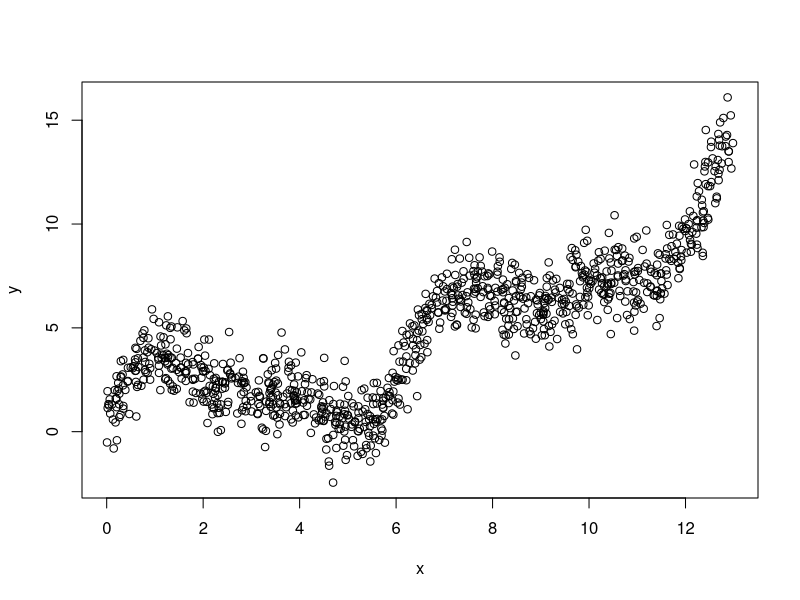
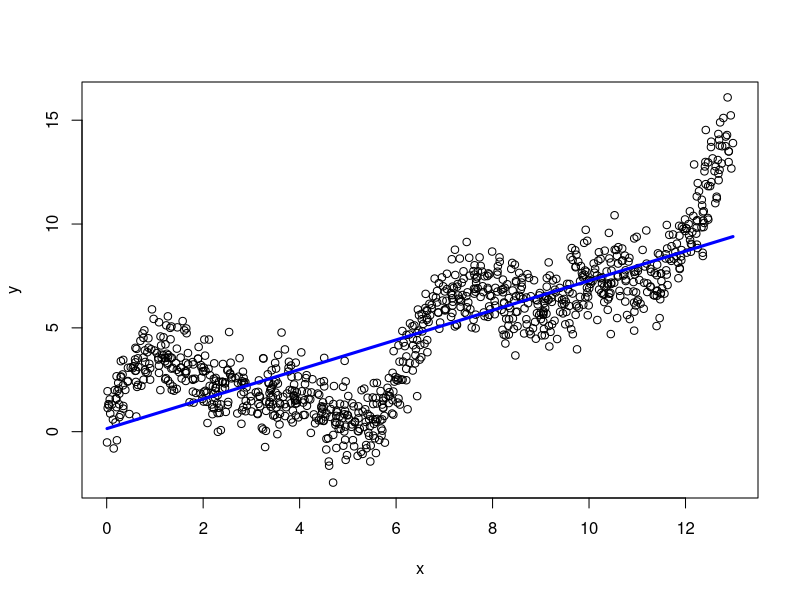
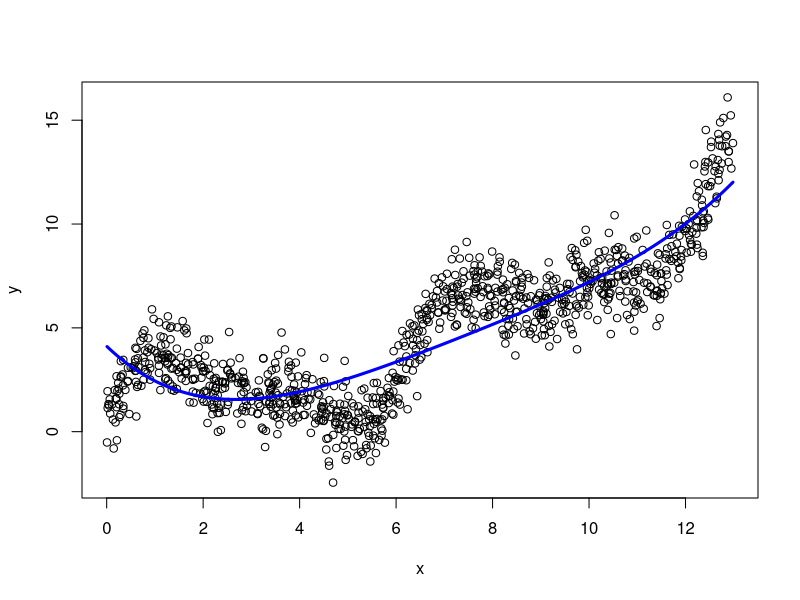
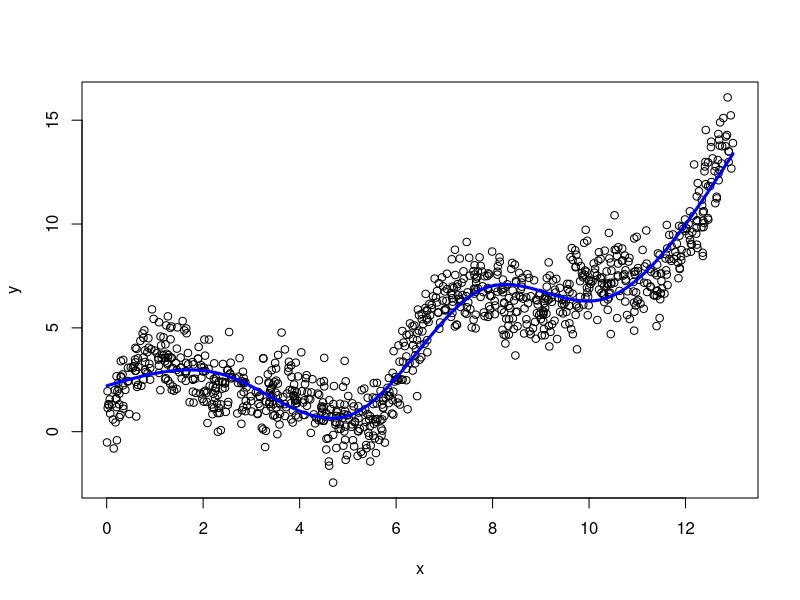
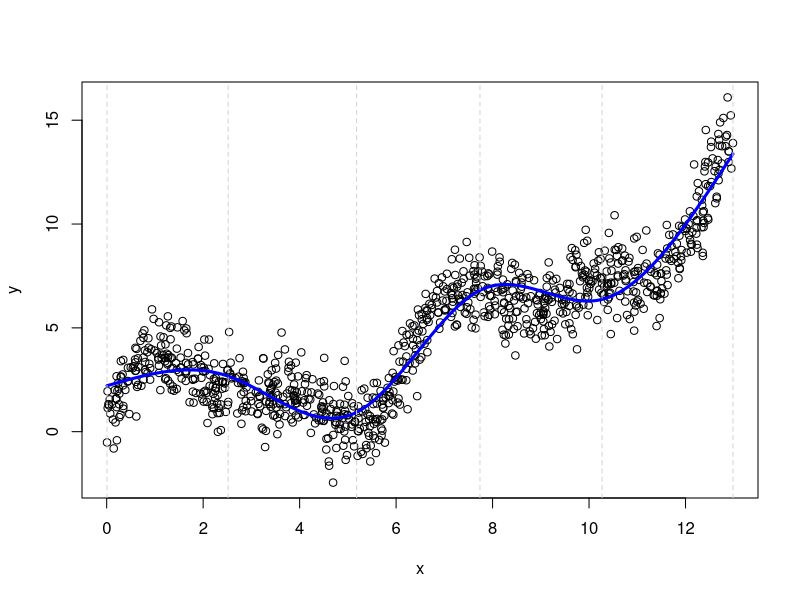
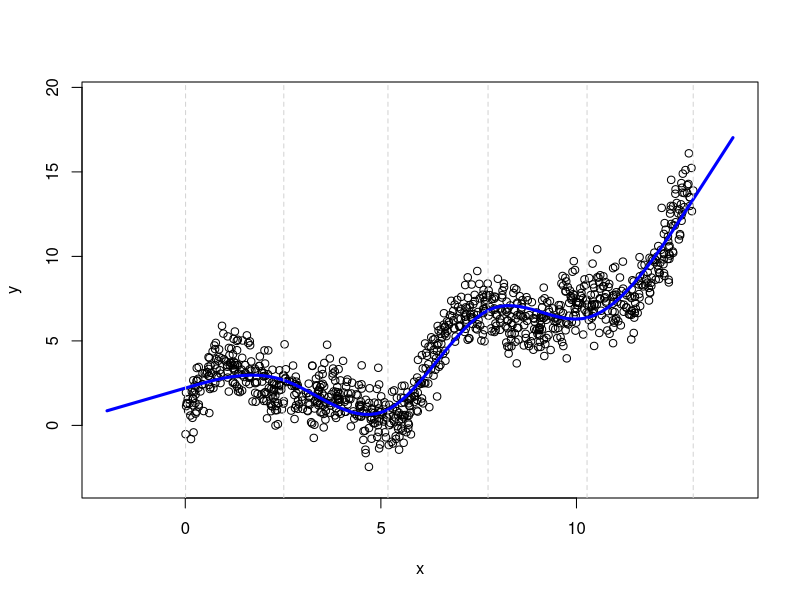
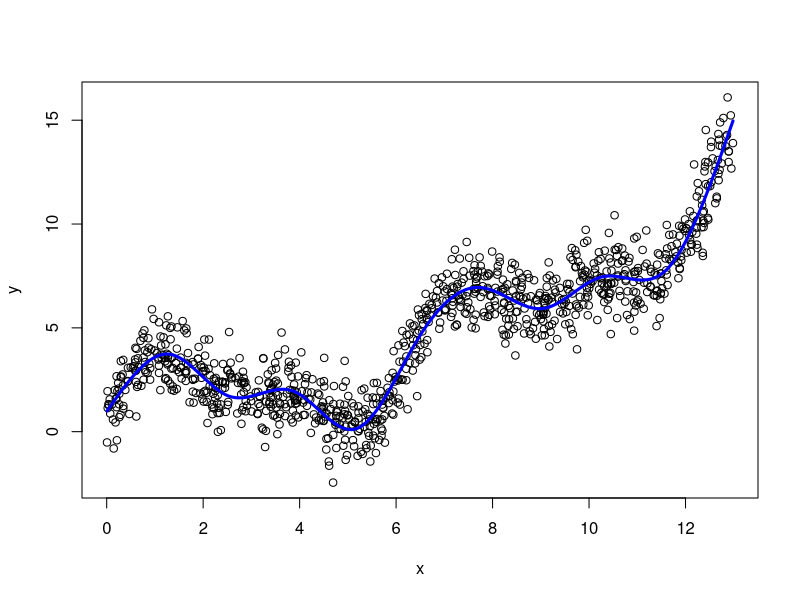
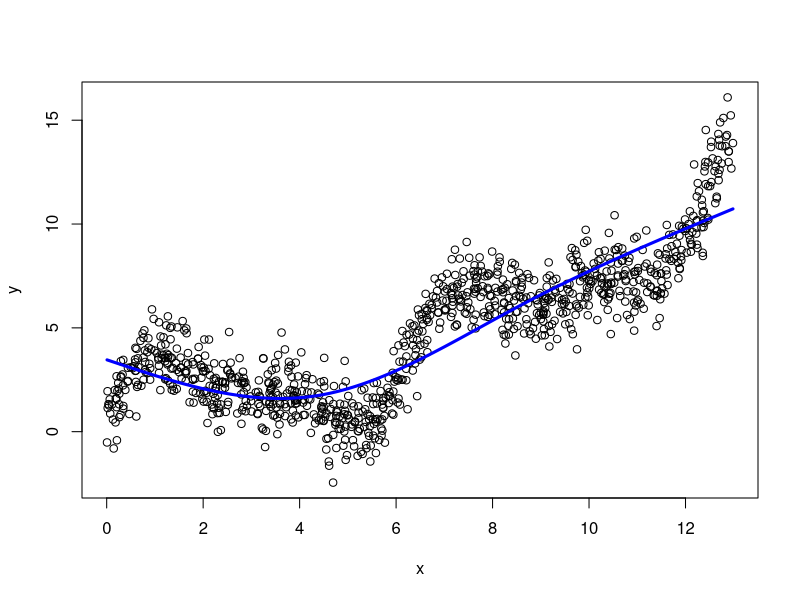

Generate these figures, in order, with R:
## ---- chunk 1
# Load packages
library(splines)

# Set seed
set.seed(12)
## ---- chunk 2
n <- 1e3
x <- sort(runif(n = n,
                min = 0,
                max = 13))
get_mu <- function(x){
  2 * sin(x) + sin(2 * x) + exp(x / 5)
}
mu <- get_mu(x)
y <- mu + rnorm(n)
plot(x = x,
     y = y)
## ---- chunk 3
mod_01 <- lm(y ~ x)
plot(x = x,
     y = y)
lines(x = x,
      y = mod_01$fitted.values,
      col = "blue",
      lwd = 3)
## ---- chunk 4
mod_02 <- lm(y ~ x + I(x^2) + I(x^3) + I(x^4))
plot(x = x,
     y = y)
lines(x = x,
      y = mod_02$fitted.values,
      col = "blue",
      lwd = 3)
## ---- chunk 5
d_sim <- data.frame(x = x,
                    y = y)
mod_03 <- lm(formula = y ~ ns(x = x,
                              df = 5),
             data = d_sim)
plot(x = x,
     y = y)
lines(x = x,
      y = mod_03$fitted.values,
      col = "blue",
      lwd = 3)
## ---- chunk 6
#| echo: true
quintiles <- quantile(x = x,
                      probs = seq(from = 0,
                                  to = 1,
                                  by = 1 / 5))
quintiles
## ---- chunk 7
plot(x = x,
     y = y)
lines(x = x,
      y = mod_03$fitted.values,
      col = "blue",
      lwd = 3)
abline(v = quantile(x = x,
                    probs = seq(from = 0,
                                to = 1,
                                by = 1 / 5)),
       lty = 2,
       col = "lightgray")
## ---- chunk 8
#| echo: true
attr(x = terms(mod_03),
     which = "predvars")
## ---- chunk 9
x_new <- seq(from = -2,
             to = 14,
             length.out = 101)
y_new <- get_mu(x_new) + rnorm(length(x_new))
plot(x = x,
     y = y,
     xlim = c(-2,14),
     ylim = c(min(c(y,
                    y_new)),
              max(c(y,
                    y_new))))
lines(x = x_new,
      y = predict(object = mod_03,
                  newdata = data.frame(x = x_new,
                                       y = y_new)),
      col = "blue",
      lwd = 3)
abline(v = quantile(x = x,
                    probs = seq(from = 0,
                                to = 1,
                                by = 1 / 5)),
       lty = 2,
       col = "lightgray")
## ---- chunk 10
mod_04 <- lm(formula = y ~ ns(x = x,
                              df = 10),
             data = d_sim)
plot(x = x,
     y = y)
lines(x = x,
      y = mod_04$fitted.values,
      col = "blue",
      lwd = 3)
## ---- chunk 11
mod_05 <- lm(formula = y ~ ns(x = x,
                              df = 3),
             data = d_sim)
plot(x = x,
     y = y)
lines(x = x,
      y = mod_05$fitted.values,
      col = "blue",
      lwd = 3)
## ---- chunk 12
#| echo: true
knots <- c(1:5,9)
mod_06 <- lm(formula = y ~ ns(x = x,
                              knots = knots),
             data = d_sim)
plot(x = x,
     y = y)
lines(x = x,
      y = mod_06$fitted.values,
      col = "blue",
      lwd = 3)
abline(v = c(min(x),
             knots,
             max(x)),
       lty = 2,
       col = "lightgray")
## ---- chunk 13
summary(mod_03)
## ---- chunk 14
mod_07 <- lm(y ~ x * I(x < 1) * I(x < 6) * I(x < 7) * I(x < 11))
plot(x = x,
     y = y)
lines(x = x,
      y = mod_07$fitted.values,
      col = "blue",
      lwd = 3)
